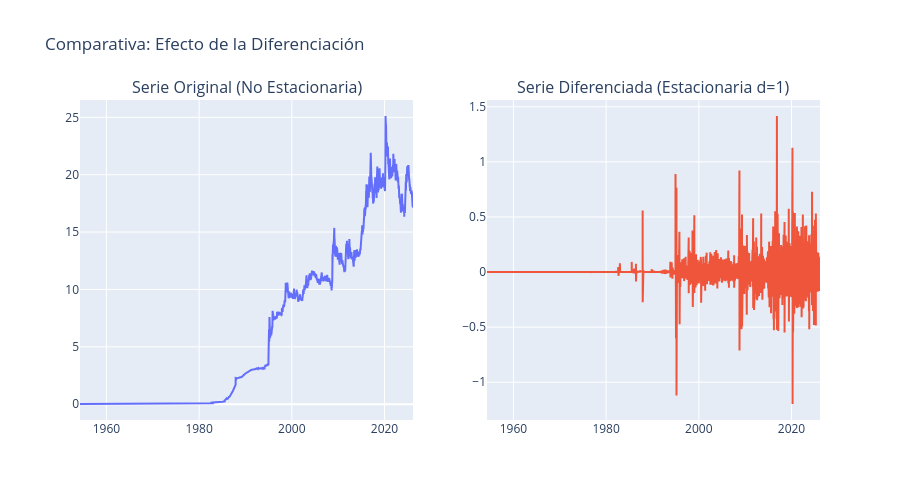

Notebook code cell kept with this figure:
### Markdown cell above
## <font color= #003366> **Pruebas de Estacionareidad** </font>

### Code cell
def check_stationarity(series, title="Serie Original"):
    result = adfuller(series.dropna())
    print(f'ADF Test: {title}')
    print(f'Estadístico ADF: {result[0]:.4f}')
    print(f'p-value: {result[1]:.4f}')
    is_stationary = result[1] < 0.05
    print(f"¿Es estacionaria? {'SÍ' if is_stationary else 'NO'}\n")
    return is_stationary

# 1. Revisamos la serie original
check_stationarity(df['tipo_cambio'], "Tipo de Cambio Original")

# 2. Aplicamos Primera Diferencia (d=1)
df['diff_1'] = df['tipo_cambio'].diff()

# 3. Revisamos la serie diferenciada
check_stationarity(df['diff_1'], "Primera Diferencia (d=1)")

# Creamos una figura con 2 columnas (Subplots)
fig = make_subplots(
    rows=1, cols=2,
    subplot_titles=("Serie Original (No Estacionaria)", "Serie Diferenciada (Estacionaria d=1)")
)

# Gráfico 1: Serie Original
fig.add_trace(
    go.Scatter(x=df['tipo_cambio'].index, y=df['tipo_cambio'], name='Original'),
    row=1, col=1
)

# Gráfico 2: Serie Diferenciada
fig.add_trace(
    go.Scatter(x=df['diff_1'].index, y=df['diff_1'], name='Diferenciada'),
    row=1, col=2
)

# Ajustes de diseño
fig.update_layout(
    title_text="Comparativa: Efecto de la Diferenciación",
    showlegend=False, # Ocultamos leyenda
    height=500
)

fig.show()

### Figure 1 — Plotly figure (JSON) as saved in the notebook; plotly's stock layout.template omitted (floating-point values rounded to 4 significant figures; data arrays with more than 128 entries replaced by an {"elided": "..."} marker saying what was removed)
{"data": [{"name": "Original", "x": {"elided": "18249 str values"}, "y": {"elided": "18249 float values"}, "type": "scatter", "xaxis": "x", "yaxis": "y"}, {"name": "Diferenciada", "x": {"elided": "18249 str values"}, "y": {"elided": "18249 float values"}, "type": "scatter", "xaxis": "x2", "yaxis": "y2"}], "layout": {"xaxis": {"anchor": "y", "domain": [0, 0.45]}, "yaxis": {"anchor": "x", "domain": [0, 1]}, "xaxis2": {"anchor": "y2", "domain": [0.55, 1]}, "yaxis2": {"anchor": "x2", "domain": [0, 1]}, "annotations": [{"font": {"size": 16}, "showarrow": false, "text": "Serie Original (No Estacionaria)", "x": 0.225, "xanchor": "center", "xref": "paper", "y": 1, "yanchor": "bottom", "yref": "paper"}, {"font": {"size": 16}, "showarrow": false, "text": "Serie Diferenciada (Estacionaria d=1)", "x": 0.775, "xanchor": "center", "xref": "paper", "y": 1, "yanchor": "bottom", "yref": "paper"}], "title": {"text": "Comparativa: Efecto de la Diferenciación"}, "showlegend": false, "height": 500}}
